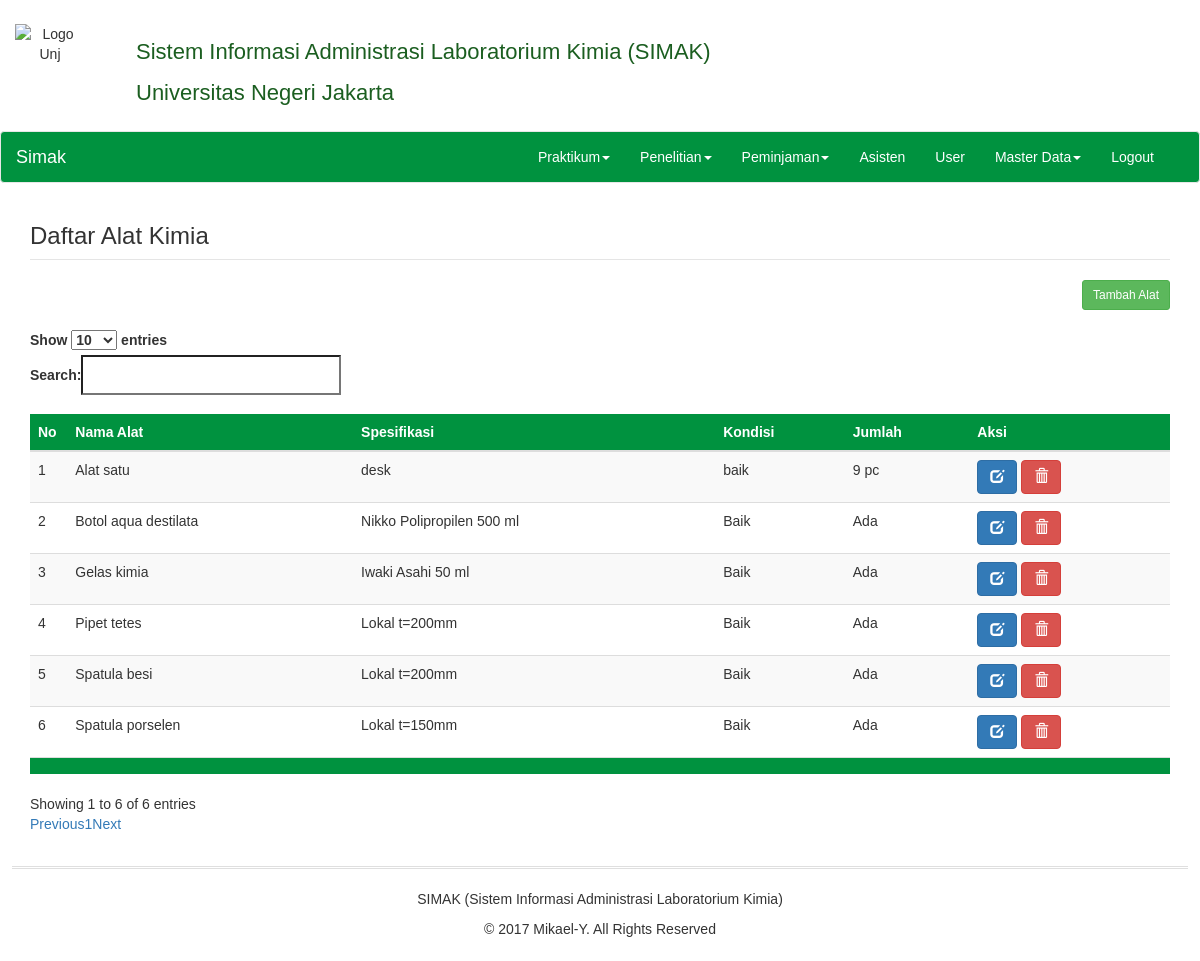
Page /index.php/admin/c_peminjaman/data_alat on the committed database.
### tables this page shows
CREATE TABLE `alat` (
  `id_alat` int(3) NOT NULL AUTO_INCREMENT,
  `nama_alat` varchar(150) NOT NULL,
  `spesifikasi` varchar(150) NOT NULL,
  `jumlah` varchar(4) NOT NULL,
  `kondisi` varchar(100) DEFAULT NULL,
  PRIMARY KEY (`id_alat`)
);

### application/views/admin/layout/konten.php (called while the page is built, shortened)
<?php
if($isi){
	$this->load->view($isi);
}

### application/views/admin/layout/wrapper.php (called while the page is built)
<?php
require_once('head.php');
require_once('header.php');
require_once('konten.php');
require_once('footer.php');

### application/controllers/admin/C_peminjaman.php (called while the page is built, shortened)
<?php
class C_peminjaman extends CI_Controller{
  function __construct(){
    $this->load->model('M_peminjaman');
  }
  public function data_alat(){
    $data = array(
      'title' => 'Daftar Alat',
      'isi'   => 'admin/inventaris/v_alat',
      'alat'  => $this->M_peminjaman->data_alat()
    );
    $this->load->view('admin/layout/wrapper', $data);
  }
}

### index.php (called while the page is built, shortened)
<?php
require_once BASEPATH.'core/CodeIgniter.php';

### application/models/M_peminjaman.php (called while the page is built, shortened)
<?php
class M_peminjaman extends CI_Model{
  public function data_alat(){
    $this->db->from('alat');
    $this->db->order_by('nama_alat asc');
    $query = $this->db->get();
    return $query->result();
  }
}

### application/views/admin/inventaris/v_alat.php (the view)
<div class="container">
  <div class="row">
    <div class="col-md-12 col-xs-12">
      <legend><h3>Daftar Alat Kimia</h3></legend>
      <?php echo anchor('admin/c_peminjaman/alat','Tambah Alat', array('class' => 'btn btn-success btn-sm', 'style' => 'margin-bottom: 20px; float: right')); ?>
    </div>
  </div>
  <div class="row">
    <div class="col-md-12">
      <table class="table table-striped table-datatable">
        <thead>
          <tr>
            <th style="width: 10px">No</th>
            <th>Nama Alat</th>
            <th>Spesifikasi</th>
            <th>Kondisi</th>
            <th>Jumlah</th>
            <th>Aksi</th>
          </tr>
        </thead>
        <tfoot>
          <tr>
            <th></th>
            <th></th>
            <th></th>
            <th></th>
            <th></th>
            <th></th>
          </tr>
        </tfoot>
        <tbody>
          <?php
          $no = 1;
          foreach($alat as $u){
          ?>
          <tr>
            <td><?php echo $no++ ?></td>
            <td><?php echo $u->nama_alat ?></td>
            <td><?php echo $u->spesifikasi ?></td>
            <td><?php echo $u->kondisi ?></td>
            <td><?php echo $u->jumlah ?></td>
            <td>
              <a href="<?php echo base_url();?>admin/c_peminjaman/edit_alat/<?php print($u->id_alat);?>" title="Edit Data" class="btn btn-primary" data-toggle="tooltip" data-placement="bottom">
                <span class="glyphicon glyphicon-edit" />
              </a>
              <a href="<?php echo base_url();?>admin/c_peminjaman/do_delete_alat/<?php print($u->id_alat);?>" title="Delete" onClick="return confirm('Apakah anda yakin akan menghapus <?php echo $u->nama_alat?> ?');" class="btn btn-danger" data-toggle="tooltip" data-placement="bottom">
                <span class="glyphicon glyphicon-trash" />
              </a>
            </td>
          </tr>
          <?php } ?>
        </tbody>
      </table>
    </div>
  </div>
</div>

### assets/css/style.css (style rules this page uses)
body { font-family: Helvetica, sans-serif; background-color: #eeeeee; }
th { background-color: #00923f; color: white; }

### rows in the picture
alat: nama_alat "Alat satu", spesifikasi "desk", kondisi "baik", jumlah "9 pc"
alat: nama_alat "Botol aqua destilata", spesifikasi "Nikko Polipropilen 500 ml", kondisi "Baik", jumlah "Ada"
alat: nama_alat "Gelas kimia", spesifikasi "Iwaki Asahi 50 ml", kondisi "Baik", jumlah "Ada"
alat: nama_alat "Pipet tetes", spesifikasi "Lokal t=200mm", kondisi "Baik", jumlah "Ada"
alat: nama_alat "Spatula besi", spesifikasi "Lokal t=200mm", kondisi "Baik", jumlah "Ada"
alat: nama_alat "Spatula porselen", spesifikasi "Lokal t=150mm", kondisi "Baik", jumlah "Ada"
